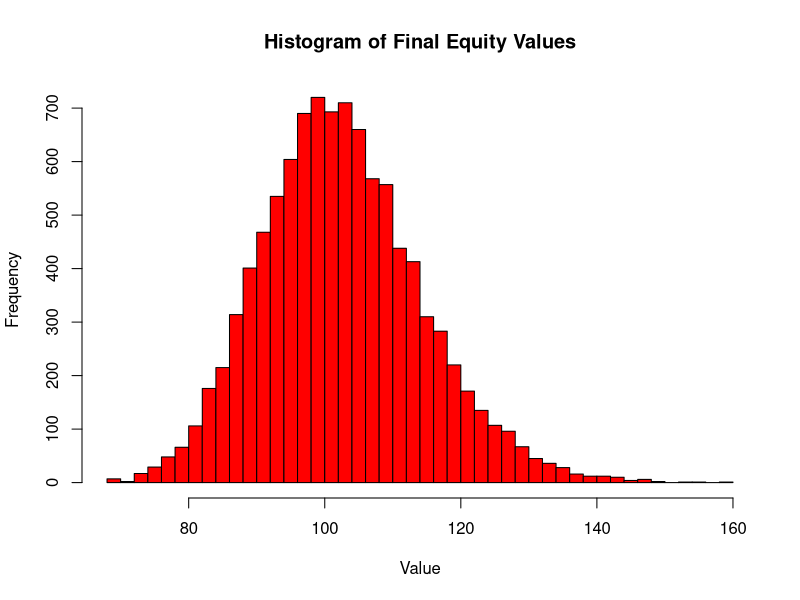
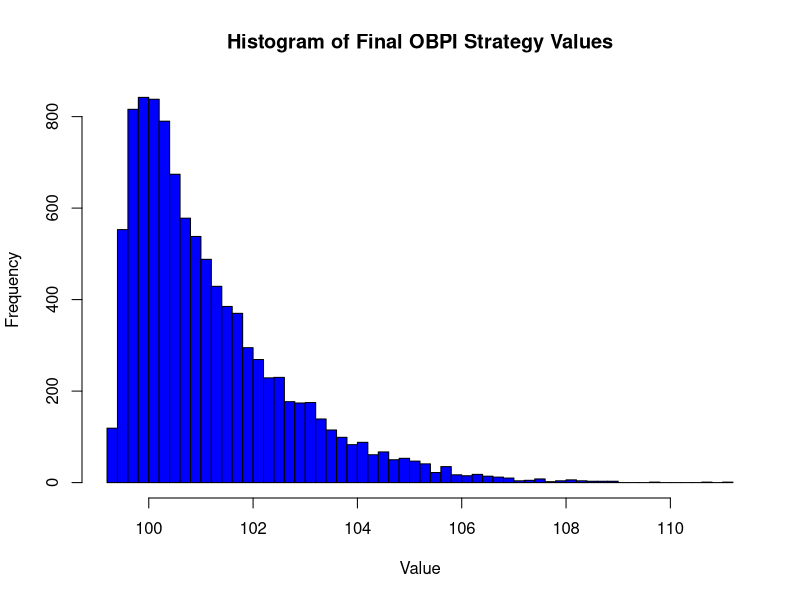
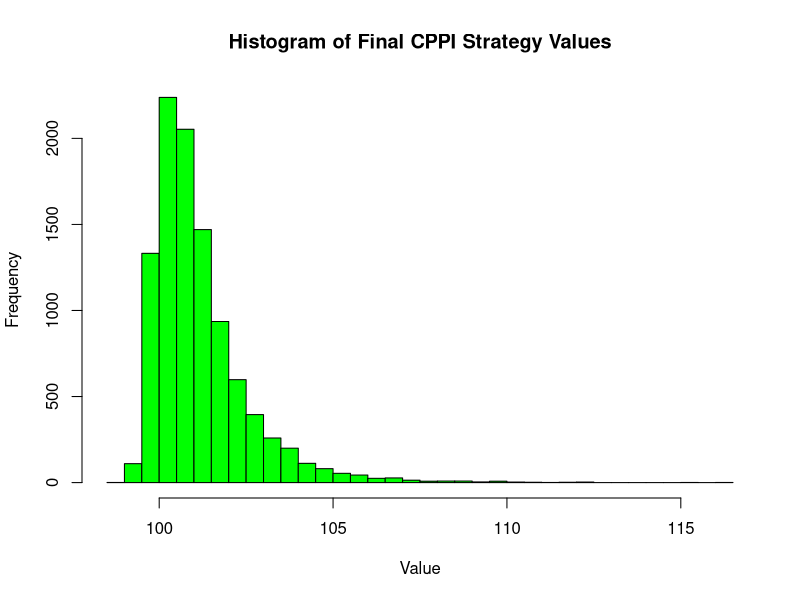

These figures' R source, in order:
library(tidyverse)
library(quantmod)

simulate_scenario <- function(rf_scenario, n_sim = 10000, stress = 0.20, sigma = 0.20, mu = 0.05, strike = 100) {
  delta <- 1 / 12  # monthly steps
  mat <- 1  # one year
  n <- mat / delta  # number of steps
  
  # Matrices to store simulation results
  equity_paths <- matrix(nrow = n_sim, ncol = n + 1)
  obpi_calls <- matrix(nrow = n_sim, ncol = n + 1)
  cppi_values <- matrix(nrow = n_sim, ncol = n + 1)
  
  # Outer loop for each simulation
  for (sim in 1:n_sim) {
    u <- runif(n)  # uniform random numbers for the entire path
    
    # Calculate monthly returns and simulate price path
    rf1 <- (1 + rf_scenario) ^ delta - 1
    mu1 <- (1 + mu) ^ delta - 1
    sigma1 <- sigma * sqrt(delta)
    
    r <- qnorm(u, mean = mu1, sd = sigma1)  # convert to normal distribution
    equity <- cumprod(c(strike, 1 + r))  # simulate equity path
    
    # Calculate option prices along the path
    d1 <- (log(equity[-(n+1)] / strike) + (rf_scenario + sigma^2 / 2) * (mat - (0:(n-1)) * delta)) / (sigma * sqrt(mat - (0:(n-1)) * delta))
    d2 <- d1 - sigma * sqrt(mat - (0:(n-1)) * delta)
    call <- equity[-(n+1)] * pnorm(d1) - strike * exp(-rf_scenario * (mat - (0:(n-1)) * delta)) * pnorm(d2)
    
    floor <- strike / (1 + rf_scenario) ^ (mat - 0:n * delta)  # simulate floor values
    
    # OBPI strategy
    gearing <- (strike - floor[1]) / call[1]
    obpi_call <- c(strike, floor[-1] + gearing * call[-1])
    
    # CPPI strategy
    cppi <- numeric(n + 1)
    cppi[1] <- strike
    multiplier <- 1 / stress
    for (i in 1:n) {
      cushion <- cppi[i] - floor[i]
      expo_exante <- multiplier * cushion
      cppi[i + 1] <- expo_exante * equity[i + 1] / equity[i] + (cppi[i] - expo_exante) * (1 + rf_scenario)^delta
    }
    
    # Store the results of this simulation
    equity_paths[sim, ] <- equity
    obpi_calls[sim, ] <- obpi_call
    cppi_values[sim, ] <- cppi
  }
  
  # Average the results across all simulations
  list(
    average_equity = rowMeans(equity_paths),
    average_obpi_call = rowMeans(obpi_calls),
    average_cppi = rowMeans(cppi_values)
  )
}

# Run the Monte Carlo simulation with specified parameters
set.seed(123)  # Setting seed for reproducibility
mc_results <- simulate_scenario(rf_scenario = 0.02, n_sim = 10000)

# Assuming mc_results contains the full simulation data for equity_paths, obpi_calls, and cppi_values

# Histogram for final equity values
hist(mc_results$average_equity, main="Histogram of Final Equity Values", xlab="Value", col="red", breaks=50)

# Histogram for final OBPI strategy values
hist(mc_results$average_obpi_call, main="Histogram of Final OBPI Strategy Values", xlab="Value", col="blue", breaks=50)

# Histogram for final CPPI strategy values
hist(mc_results$average_cppi, main="Histogram of Final CPPI Strategy Values", xlab="Value", col="green", breaks=50)

